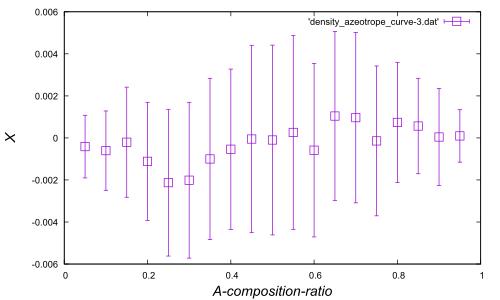

Write the gnuplot code that produced this figure.
set term pdf
set out 'density_azeotrope_curve-3.pdf'
set xlabel '{/Arial-Italic A-composition-ratio}'
set ylabel '{/Arial-Italic X}'
set xlabel font 'Arial,15'
set ylabel font 'Arial,15'
set xrange [0.0:1.0]
set tics font 'Arial,10'
set key font 'Arial,10'
plot 'density_azeotrope_curve-3.dat' with errorbars pt 4 ps 1
